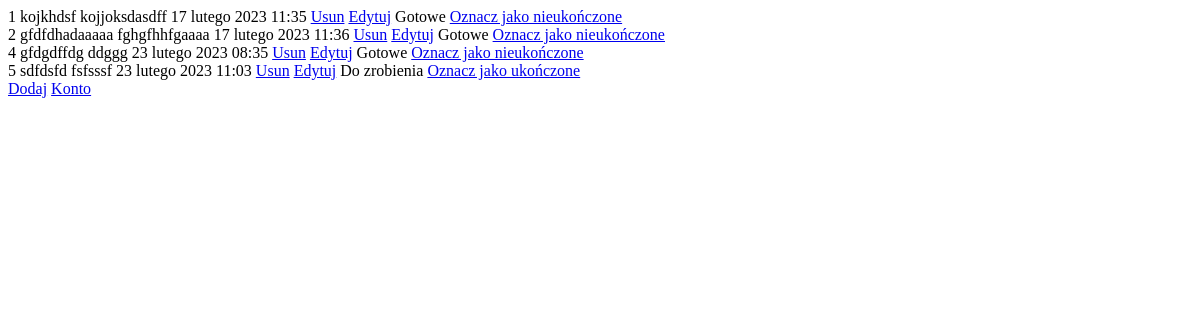
Before: / (signed in) with the older database file.
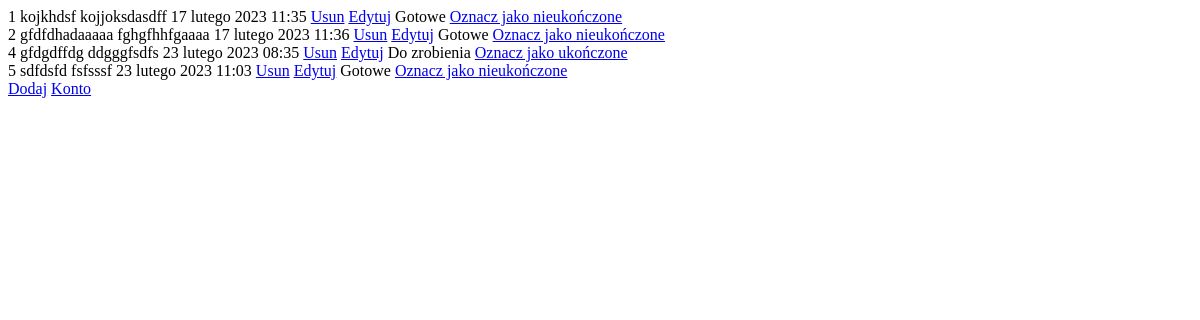
After: the same page with the newer database file.
### baseapp/models.py (models this page shows, shortened)
class Element(models.Model):
    title = models.CharField(("Tytuł"), max_length=50)
    content = models.TextField(("Zawartość"))
    done = models.BooleanField(default=False, blank=True)
    date = models.DateTimeField(
        ("Data dodania"), auto_now_add=True)
    author = models.ForeignKey(User, on_delete=models.CASCADE, blank=True)

### baseapp/views.py (the view)
# urls.py: path('', views.home, name='home'),
def home(request):
    if request.user.is_authenticated:
        elements = Element.objects.filter(author=request.user)
    else:
        elements = []
    context = {
        'elements': elements
    }
    return render(request, 'home.html', context)

### baseapp/templates/home.html (shortened to what this page needs)
{% extends 'base.html' %} {% block content %} {% for element in elements %}
<div>
  {{ element.id }}
  <span> {{ element.title }}</span>
  <span>{{ element.content }}</span>
  {{element.date}}
  <a href="/delete/{{ element.id }}">Usun</a>
  <a href="/edit/{{ element.id }}">Edytuj</a>
   {% if element.done %}
  Gotowe
  <a href="/switch/{{ element.id }}">Oznacz jako nieukończone</a>
  {% else %}
  Do zrobienia
  <a href="/switch/{{ element.id }}">Oznacz jako ukończone</a>
  {% endif %}
</div>
{% endfor %} {% if user.is_authenticated %}
<a href="/add/">Dodaj</a>
<a href="/users/">Konto</a>
{% else %}
<p>Aby dodać elementy, <a href="{% url 'users:login' %}">zaloguj się</a>.</p>
{% endif %}
 {% endblock %}

Changed rows visible on the page:
changed Element "gfdgdffdg": content "ddggg" → "ddgggfsdfs"; done "Gotowe Oznacz jako nieukończone" → "Do zrobienia Oznacz jako ukończone"
changed Element "sdfdsfd": done "Do zrobienia Oznacz jako ukończone" → "Gotowe Oznacz jako nieukończone"
